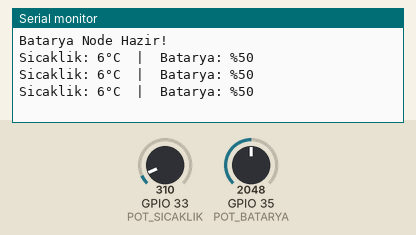
Recording of a sketch running on a simulated ESP32. Parts: the last lines printed to the serial monitor. Inputs (shaded band) come from the test bench; at power-on: GPIO 33 (POT_SICAKLIK) = 310, GPIO 35 (POT_BATARYA) = 2048 (analog values on the 0–4095 scale). No CAN messages arrive unless stated.

Above: at 1.3 s.
1.4 s: GPIO 33 (POT_SICAKLIK) set to 372
At 1.9 s:
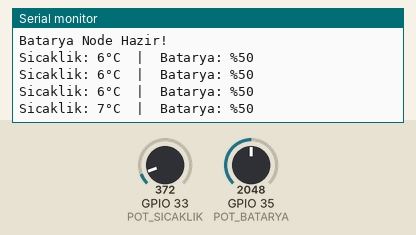
2.9 s: GPIO 35 (POT_BATARYA) set to 2866
At 3.4 s:
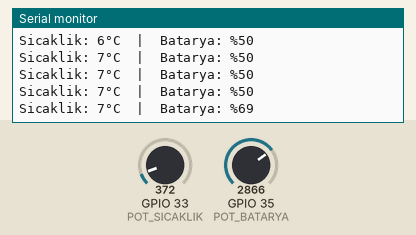
4.4 s: GPIO 33 (POT_SICAKLIK) set to 434
At 4.9 s:
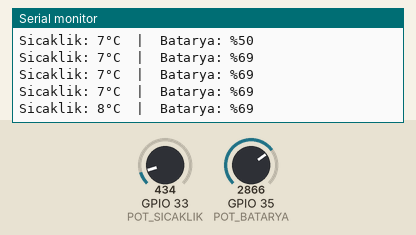
5.9 s: GPIO 35 (POT_BATARYA) set to 3603
At 6.3 s:
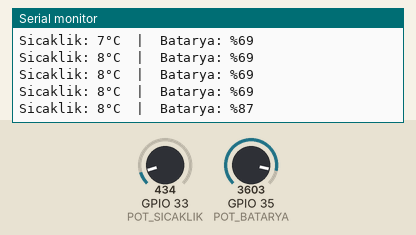
Timing chart, 0 to 8.4 s (numbered marks = the images above; inputs shaded):
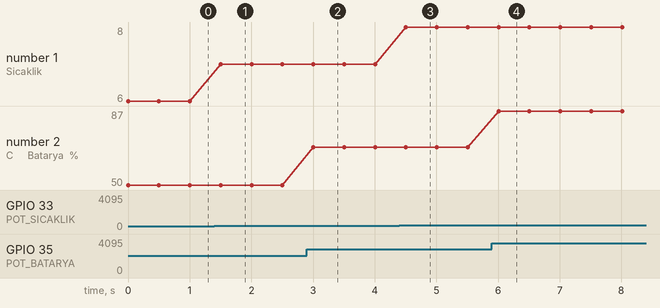

Measured:
- after the input at 1.4 s, the serial monitor: prints a new line after 0.10 s (image 1)
- after the input at 2.9 s, the serial monitor: prints a new line after 0.11 s (image 2)
- after the input at 4.4 s, the serial monitor: prints a new line after 0.11 s (image 3)
- after the input at 5.9 s, the serial monitor: prints a new line after 0.11 s (image 4)
- plotted number 1: 6 → 7 after the input at 1.4 s, 7 → 8 after the input at 4.4 s
- plotted number 2: 50 → 69 after the input at 2.9 s, 69 → 87 after the input at 5.9 s

The sketch:

led_node.ino
```cpp
#include <Arduino.h>
#include "driver/twai.h"

#define CAN_TX_PIN    GPIO_NUM_25
#define CAN_RX_PIN    GPIO_NUM_26
#define POT_SICAKLIK    33
#define POT_BATARYA     35
#define BATARYA_NODE_ID 0x200

void setup() {
  Serial.begin(115200);
  analogReadResolution(12);

  twai_general_config_t g = TWAI_GENERAL_CONFIG_DEFAULT(CAN_TX_PIN,
CAN_RX_PIN, TWAI_MODE_NORMAL);
  twai_timing_config_t  t = TWAI_TIMING_CONFIG_500KBITS();
  twai_filter_config_t  f = TWAI_FILTER_CONFIG_ACCEPT_ALL();

  ESP_ERROR_CHECK(twai_driver_install(&g, &t, &f));
  ESP_ERROR_CHECK(twai_start());

  Serial.println("Batarya Node Hazir!");
}

void loop() {
  int sicaklik = map(analogRead(POT_SICAKLIK), 0, 4095, 0, 80);
  int batarya  = map(analogRead(POT_BATARYA),  0, 4095, 0, 100);

  twai_message_t mesaj = {};
  mesaj.identifier       = BATARYA_NODE_ID;
  mesaj.data_length_code = 2;
  mesaj.data[0]          = sicaklik;
  mesaj.data[1]          = batarya;

  twai_transmit(&mesaj, pdMS_TO_TICKS(10));

  Serial.printf("Sicaklik: %d°C  |  Batarya: %%%d\n", sicaklik, batarya);

  delay(500);
}
```
